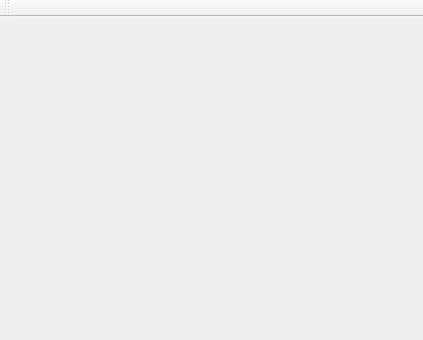
<?xml version="1.0" encoding="UTF-8"?>
<ui version="4.0">
 <class>MainWindow</class>
 <widget class="QMainWindow" name="MainWindow">
  <property name="windowModality">
   <enum>Qt::ApplicationModal</enum>
  </property>
  <property name="geometry">
   <rect>
    <x>0</x>
    <y>0</y>
    <width>419</width>
    <height>319</height>
   </rect>
  </property>
  <property name="windowTitle">
   <string>Grav Sim</string>
  </property>
  <widget class="QWidget" name="centralWidget">
   <layout class="QVBoxLayout" name="verticalLayout">
    <item>
     <widget class="GLWidget" name="widget" native="true">
      <property name="sizePolicy">
       <sizepolicy hsizetype="Preferred" vsizetype="Preferred">
        <horstretch>0</horstretch>
        <verstretch>0</verstretch>
       </sizepolicy>
      </property>
      <property name="minimumSize">
       <size>
        <width>401</width>
        <height>301</height>
       </size>
      </property>
      <property name="maximumSize">
       <size>
        <width>1920</width>
        <height>1080</height>
       </size>
      </property>
     </widget>
    </item>
   </layout>
  </widget>
  <widget class="QToolBar" name="toolBar">
   <property name="windowTitle">
    <string>toolBar</string>
   </property>
   <attribute name="toolBarArea">
    <enum>TopToolBarArea</enum>
   </attribute>
   <attribute name="toolBarBreak">
    <bool>false</bool>
   </attribute>
  </widget>
 </widget>
 <layoutdefault spacing="6" margin="11"/>
 <customwidgets>
  <customwidget>
   <class>GLWidget</class>
   <extends>QWidget</extends>
   <header>glwidget.h</header>
   <container>1</container>
  </customwidget>
 </customwidgets>
 <resources/>
 <connections/>
</ui>
